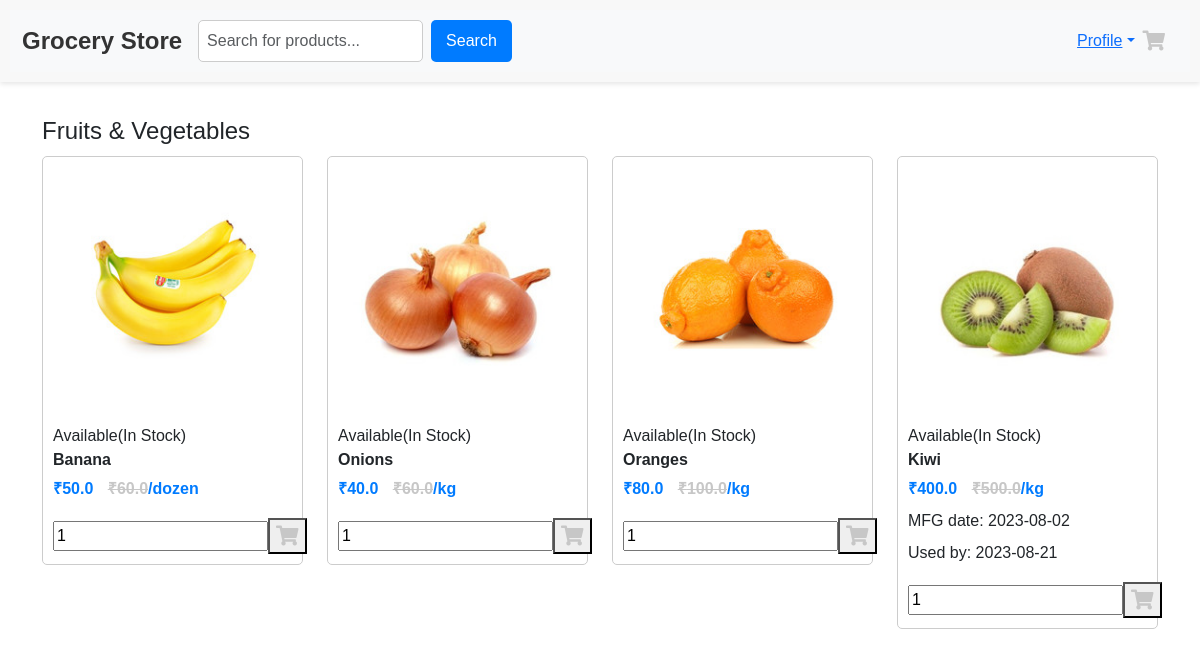
/products/1, run on the app's committed database.
### application/models.py (models this page shows)
class Category(db.Model):
    id = db.Column(db.Integer, primary_key=True, autoincrement=True)
    name = db.Column(db.String(100), nullable=False)
    image = db.Column(db.String(100), nullable=False)
    status = db.Column(db.String(100), nullable=False)

class Product(db.Model):
    id = db.Column(db.Integer, primary_key=True)
    name = db.Column(db.String(100), nullable=False)
    price = db.Column(db.Float, nullable=False)
    discount = db.Column(db.Float, nullable=False)
    MFG_date = db.Column(db.Date, nullable=True)
    EXP_date = db.Column(db.Date, nullable=True)
    stock = db.Column(db.Integer, nullable=False)
    unit = db.Column(db.String(100), nullable=True)
    image = db.Column(db.String(100), nullable=False)
    status = db.Column(db.String(100), nullable=False)
    category_id = db.Column(db.Integer, db.ForeignKey('category.id'), nullable=False)
    category = db.relationship('Category', backref=db.backref('products', lazy=True))

### application/controllers.py (the view)
@app.route('/products/<int:id>', methods=['GET', 'POST'])
def products(id):
    form = AddCart()
    category = Category.query.filter_by(id=id).first()
    products = Product.query.filter_by(category_id=id).all()
    return render_template('products.html', products=products, category=category, form=form)

### application/forms.py
class AddCart(FlaskForm):
    quantity = StringField('Quantity', validators=[DataRequired()])

### templates/products.html (shortened to what this page needs)
{% extends "base.html" %}
{% block content %}
<section class="products">
    <div class="container">
        <h2>{{category.name}}</h2>
        <div class="row">
            {% for product in products %}
            <div class="col-md-3">
                <div class="product-card">
                    <img src="{{url_for('static', filename='uploads/product/' + product.image)}}" alt="Product 1"
                        class="product-image">
                    <p>Available<span>(In Stock)</span></p>
                    <div class="product-name">{{product.name}}</div>
                    <div class="product-price">₹{{product.discount}}
                        <span>₹{{product.price}}</span>{{product.unit}}
                    </div>
                    {% if product.MFG_date%}
                    <p>MFG date: <span>{{product.MFG_date}}</span></p>
                    <p>Used by: <span>{{product.EXP_date}}</span></p>
                    {% endif %}
                    <form action="/add_to_cart" method="POST" enctype="multipart/form-data">
                        <div class="qty-cart">
                            <div class="quantity buttons_added">
                                <input type="number" step="1" name="quantity" value="1" class="input-text qty text" />
                            </div>
                            <button class="cart-icon" type="submit"><i class="fa fa-shopping-cart"></i></button>
                        </div>
                    </form>
                </div>
            </div>
            {% endfor %}
        </div>
    </div>
</section>
{% endblock %}

### static/css/style.css (style rules this page uses)
body { margin: 0; padding: 0; font-family: Arial, sans-serif; }
.cart-icon { font-size: 24px; color: #007bff; text-decoration: none; margin-right: 5px; }
.products h2 { font-size: 24px; margin-bottom: 10px; margin-top: 15px; }
.product-card { border: 1px solid #ccc; border-radius: 5px; padding: 10px; margin-bottom: 20px; }
.product-image { max-width: 100%; height: auto; margin-bottom: 10px; }
.product-name { font-weight: bold; margin-bottom: 5px; }
.product-price { color: #007bff; font-weight: bold; }
.qty-cart { display: flex; align-items: center; margin-top: 17px; }
.quantity.buttons_added { text-align: left; position: relative; white-space: nowrap; vertical-align: top; }
.quantity { display: inline-block; }
.cart-icon { margin-left: auto; font-size: 20px; color: #c7c7c7; cursor: pointer; }
p { margin-top: 0.5rem; margin-bottom: 0rem; }
.product-price span { color: #c7c7c7; text-decoration: line-through; margin-left: 10px; font-weight: 600; }

### data on the page
Category: name "Fruits & Vegetables"
Product: image (picture), name "Banana", discount "50.0", price "60.0", unit "/dozen"
Product: image (picture), name "Onions", discount "40.0", price "60.0", unit "/kg"
Product: image (picture), name "Oranges", discount "80.0", price "100.0", unit "/kg"
Product: image (picture), name "Kiwi", discount "400.0", price "500.0", unit "/kg", MFG_date "2023-08-02", EXP_date "2023-08-21"
